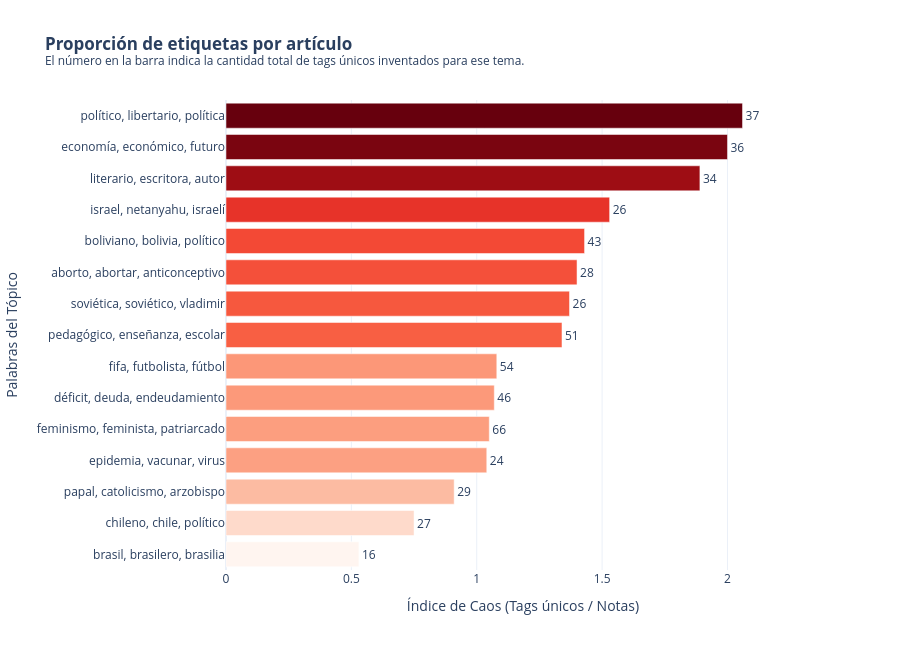

The cell this chart's notebook holds for it:
### Markdown cell above
Cruzemos las Notas vs la Cantidad de Tags Únicos. Y ademas calculemos un "Índice de Fragmentación" (cuántos tags se crean por cada nota) que sirva como una tercera dimensión (color): 

si la burbuja es roja, significa que los editores inventaron casi un tag nuevo por cada artículo de ese tema.

### Code cell
import plotly.express as px

MOSTRAR_POLITICA = False

# 1. Calculamos el ratio de fragmentación sobre solapamiento
solapamiento["ratio_fragmentacion"] = (solapamiento["tags_unicos_usados"] / solapamiento["notas_con_tag"]).round(2)

# 2. Filtramos tópicos con volumen suficiente y aplicamos la flag para el Tópico 0
df_ranking = solapamiento[solapamiento["notas_con_tag"] >= 15].copy()

if not MOSTRAR_POLITICA:
    df_ranking = df_ranking[df_ranking["topic"] != 0]

# 3. Ordenamos por ratio de fragmentación (ascendente para que el peor quede arriba en barras horizontales)
df_ranking = df_ranking.sort_values("ratio_fragmentacion", ascending=True).tail(15)

# 4. Bar Chart Horizontal
fig_ranking = px.bar(
    df_ranking,
    x="ratio_fragmentacion",
    y="topic_name",
    orientation="h",
    color="ratio_fragmentacion",
    color_continuous_scale="Reds",
    text="tags_unicos_usados",
    hover_data={
        "topic": True,
        "notas_con_tag": True,
        "tags_unicos_usados": True,
        "ratio_fragmentacion": False,
        "ejemplos_tags": True,
    },
    title="<b>Proporción de etiquetas por artículo</b><br><sup>El número en la barra indica la cantidad total de tags únicos inventados para ese tema.</sup>",
    labels={
        "ratio_fragmentacion": "Índice de Caos (Tags únicos / Notas)",
        "topic_name": "Palabras del Tópico",
    },
    height=650,
    template="plotly_white",
)

# Ajustes de visualización y margen
fig_ranking.update_traces(textposition="outside")
fig_ranking.update_layout(
    xaxis_range=[0, df_ranking["ratio_fragmentacion"].max() * 1.15],
    coloraxis_showscale=False,
)

# 5. Exportar y mostrar
fig_ranking.write_html(OUTPUT_DIR / "05_ranking_caos_etiquetas.html")
fig_ranking.show()

### Figure 1 — Plotly figure (JSON) as saved in the notebook; plotly's stock layout.template omitted (floating-point values rounded to 4 significant figures)
{"data": [{"customdata": [[16, 30, 16, "Brasil | Dilma Rousseff | Internacional | Mundial de fútbol | Fútbol"], [18, 36, 27, "Diego Maradona | Chile | Estallido en Chile | Internacional | Convención Constituyente"], [13, 32, 29, "Papa Francisco | Rossana Reguillo | Catolicismo | Paraguay | Religión"], [8, 23, 24, "Rosariocronica | Rosario | Covid-19 | Escuela IDAES | UNSAM"], [1, 63, 66, "#NiUnaMenos | LGBTIQ+ | Orgullo | Memoria trans | 8M: Paro internacional y plurinacional de mujeres y disidencias"], [4, 43, 46, "Fondos buitre | Movimientos sociales | Violencia policial | Escuela IDAES | UNSAM"], [2, 50, 54, "Perfil político | Barras bravas | Boca Juniors | Fútbol | Alejandro Sabella"], [5, 38, 51, "Encuentro Anfibio | Feria del Libro | Día del Padre | Escuela IDAES | UNSAM"], [21, 19, 26, "Internacional | Rusia | Barras bravas | Fútbol | Mundial de fútbol"], [7, 20, 28, "Aborto Legal | LGBTIQ+ | Memoria trans | Orgullo | Rosario"], [10, 30, 43, "Catolicismo | Papa Francisco | Paraguay | Religion | Internacional"], [27, 17, 26, "Internacional | Israel | Palestina | 24M: Día de la memoria por la verdad y la justicia | Derechos Humanos"], [3, 18, 34, "Feria del Libro | Paco Ignacio Taibo II | Rodolfo Walsh | marta dillon | Chile"], [12, 18, 36, "Rosariocronica | Brasil | Incendios | Internacional | Cortes de luz"], [9, 18, 37, "Elecciones legislativas 2021 | Javier Milei | La Libertad Avanza | Liberalismo | Perfil político"]], "hovertemplate": "Palabras del Tópico=%{y}<br>tags_unicos_usados=%{customdata[2]}<br>topic=%{customdata[0]}<br>notas_con_tag=%{customdata[1]}<br>ejemplos_tags=%{customdata[3]}<extra></extra>", "legendgroup": "", "marker": {"color": [0.53, 0.75, 0.91, 1.04, 1.05, 1.07, 1.08, 1.34, 1.37, 1.4, 1.43, 1.53, 1.89, 2.0, 2.06], "coloraxis": "coloraxis", "pattern": {"shape": ""}}, "name": "", "orientation": "h", "showlegend": false, "text": [16.0, 27.0, 29.0, 24.0, 66.0, 46.0, 54.0, 51.0, 26.0, 28.0, 43.0, 26.0, 34.0, 36.0, 37.0], "textposition": "outside", "type": "bar", "x": [0.53, 0.75, 0.91, 1.04, 1.05, 1.07, 1.08, 1.34, 1.37, 1.4, 1.43, 1.53, 1.89, 2.0, 2.06], "xaxis": "x", "y": ["brasil, brasilero, brasilia", "chileno, chile, político", "papal, catolicismo, arzobispo", "epidemia, vacunar, virus", "feminismo, feminista, patriarcado", "déficit, deuda, endeudamiento", "fifa, futbolista, fútbol", "pedagógico, enseñanza, escolar", "soviética, soviético, vladimir", "aborto, abortar, anticonceptivo", "boliviano, bolivia, político", "israel, netanyahu, israelí", "literario, escritora, autor", "economía, económico, futuro", "político, libertario, política"], "yaxis": "y"}], "layout": {"barmode": "relative", "coloraxis": {"autocolorscale": false, "colorbar": {"title": {"text": "Índice de Caos (Tags únicos / Notas)"}}, "colorscale": [[0, "rgb(255,245,240)"], [0.125, "rgb(254,224,210)"], [0.25, "rgb(252,187,161)"], [0.375, "rgb(252,146,114)"], [0.5, "rgb(251,106,74)"], [0.625, "rgb(239,59,44)"], [0.75, "rgb(203,24,29)"], [0.875, "rgb(165,15,21)"], [1, "rgb(103,0,13)"]], "showscale": false}, "height": 650, "legend": {"tracegroupgap": 0}, "title": {"text": "<b>Proporción de etiquetas por artículo</b><br><sup>El número en la barra indica la cantidad total de tags únicos inventados para ese tema.</sup>"}, "xaxis": {"anchor": "y", "domain": [0, 1], "range": [0, 2.369], "title": {"text": "Índice de Caos (Tags únicos / Notas)"}}, "yaxis": {"anchor": "x", "domain": [0, 1], "title": {"text": "Palabras del Tópico"}}}}
